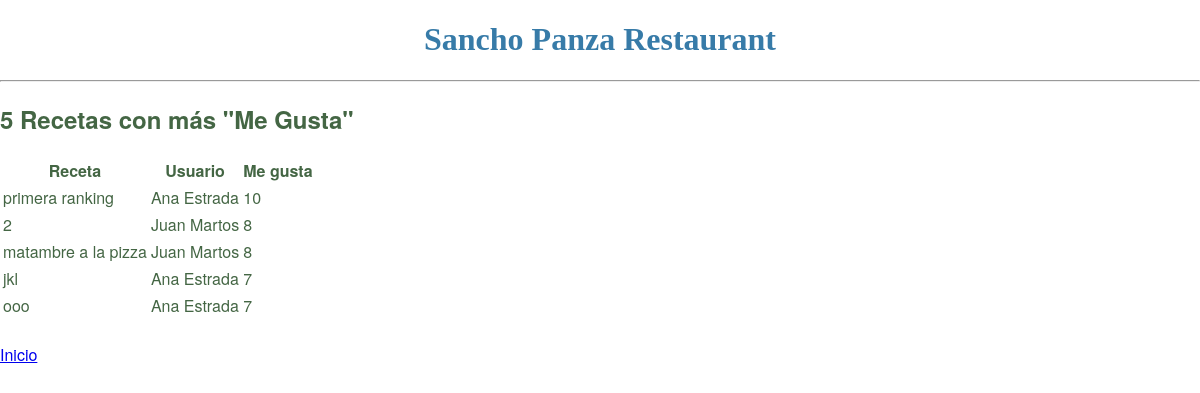
/consultar_ranking, run on the app's committed database.
### models.py (models this page shows)
class Receta(db.Model):
    __tablename__ = 'receta'
    id = db.Column(db.Integer, primary_key=True)
    nombre = db.Column(db.String(80), unique=True)
    tiempo = db.Column(db.Integer)
    fecha = db.Column(db.DateTime)
    elaboracion = db.Column(db.Text)
    cantidadmegusta = db.Column(db.Integer)
    usuarioid = db.Column(db.Integer, db.ForeignKey('usuario.id'))
    ingrediente = db.relationship('Ingrediente', backref='receta', cascade='all, delete-orphan')

class Usuario(db.Model):
    __tablename__ = 'usuario'
    id = db.Column(db.Integer, primary_key=True)
    nombre = db.Column(db.String(60), nullable=False)
    correo = db.Column(db.String(120), unique=True, nullable=False)
    clave = db.Column(db.String(120), nullable=False)
    receta = db.relationship('Receta', backref='usuario', cascade='all, delete-orphan')

### app.py (the view)
@app.route('/consultar_ranking')
def consultar_ranking():
    return render_template('mostrar_ranking.html', recetas=Receta.query.order_by(-Receta.cantidadmegusta).limit(5))

### templates/mostrar_ranking.html (shortened to what this page needs)
{% extends "base_template2.html" %}
{% block content %}
<h1>Sancho Panza Restaurant</h1>
<hr/>
<h2>5 Recetas con más "Me Gusta"</h2>
<div class="menu">
    <table>
        <thead>
            <tr>
                <th>Receta</th>
                <th>Usuario</th>
                <th>Me gusta</th>
            </tr>
        </thead>
        <tbody>
            {% for receta in recetas %}
                <tr>
                    <td>{{ receta.nombre }}</td>
                    <td>{{ receta.usuario.nombre }}</td>
                    <td>{{ receta.cantidadmegusta }}</td>
                </tr>
            {% endfor %}
        </tbody>
    </table>
</div>
{% endblock %}

### templates/base_template2.html (shortened to what this page needs)
<!DOCTYPE html>
<html lang="es">
  <head>
      <link rel="stylesheet" href="{{url_for('static', filename='css/estilos2.css')}}">
  </head>
  <body>
      {% block content %} {% endblock %}
      <div class="myDiv">
          <br><a href="{{ url_for('home') }}">Inicio</a><br>
      </div>
  </body>
</html>

### static/css/estilos2.css (style rules this page uses)
body { margin: 0; padding: 0; font-family: "Helvetica Neue", Helvetica, Arial, sans-serif; color: #464; }
h1 { font-family: serif; text-align: center; color: #377ba8; }

### data on the page
Receta: nombre "primera ranking", usuario.nombre "Ana Estrada", cantidadmegusta "10"
Receta: nombre "2", usuario.nombre "Juan Martos", cantidadmegusta "8"
Receta: nombre "matambre a la pizza", usuario.nombre "Juan Martos", cantidadmegusta "8"
Receta: nombre "jkl", usuario.nombre "Ana Estrada", cantidadmegusta "7"
Receta: nombre "ooo", usuario.nombre "Ana Estrada", cantidadmegusta "7"
